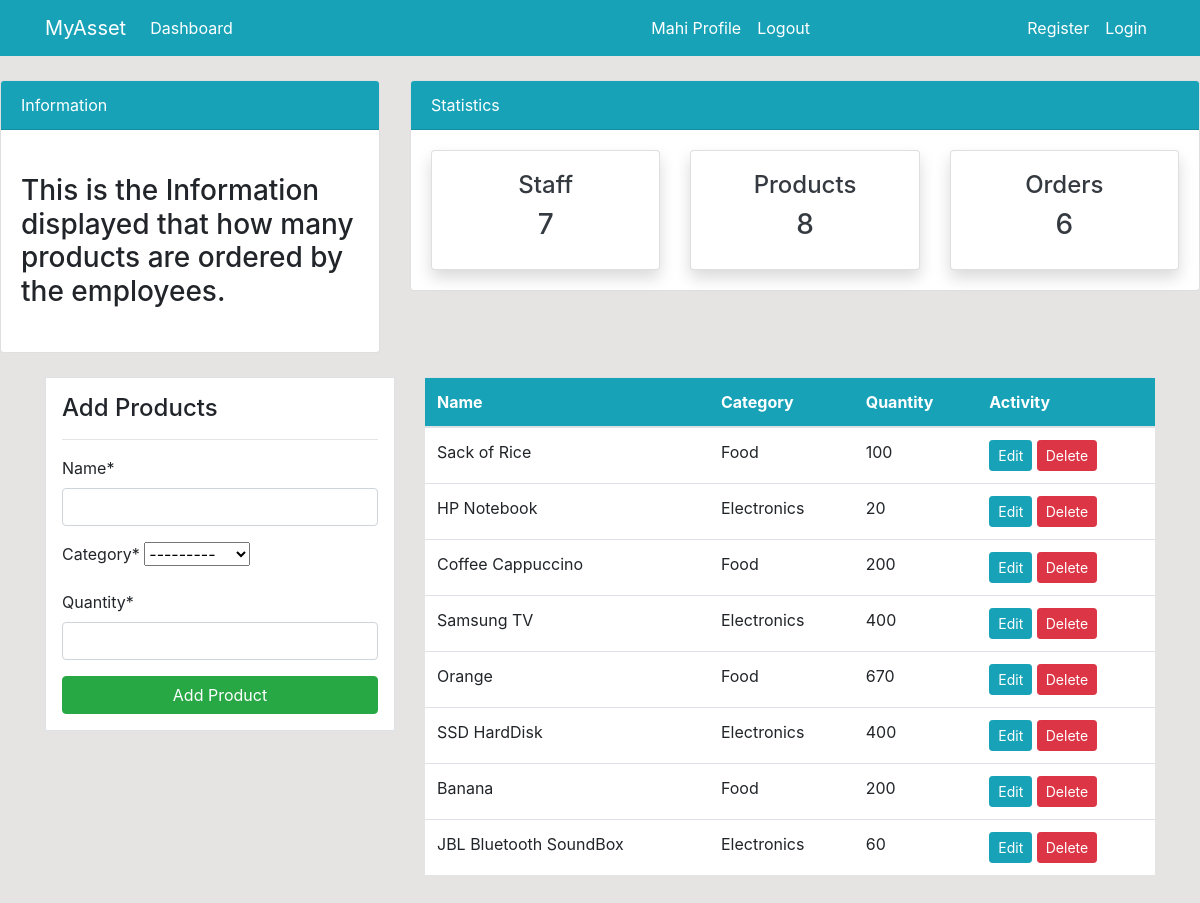
Page /product/ (signed in) on the committed database.
### dashboard/models.py (models this page shows, shortened)
class Product(models.Model):
    name= models.CharField(max_length=100, null=True)
    category = models.CharField(max_length=20, choices=CATEGORY, null=True)
    quantity = models.PositiveIntegerField(null=True)
    class Meta:
      verbose_name_plural = 'Product'

### dashboard/views.py (the view)
# urls.py: path('product/', views.product, name='dashboard-product'),
@login_required(login_url='user-login')
def product(request):
    items = Product.objects.all()
    product_count = items.count()
    workers_count = User.objects.all().count()
    orders_count = Order.objects.all().count()
    if request.method=='POST':
      form = ProductForm(request.POST)
      if form.is_valid():
        form.save()
        product_name = form.cleaned_data.get('name')
        messages.success(request, f'{product_name} has been added')
        return redirect('dashboard-product')
    else:
      form = ProductForm()
    context = {
        'items': items,
        'form':form,
        'workers_count': workers_count,
        'orders_count': orders_count,
        'product_count': product_count
    }
    return render(request, 'dashboard/product.html', context)

### dashboard/forms.py
class ProductForm(forms.ModelForm):
    class Meta:
      model = Product
      fields = ['name', 'category', 'quantity']

### templates/dashboard/product.html (shortened to what this page needs)
{% extends 'partials/base.html' %}
{% load crispy_forms_tags %}
{% block content %}
{% include 'partials/topnav.html' %}
    <div class="container">
        <div class="row my-4">
            <div class="col-md-4">
                <div class="border bg-white p-3">
                    <h4>Add Products</h4>
                    <hr>
                    <form action="" method="POST">
                        {{ form|crispy }}
                        <input class="btn btn-success btn-block" type="submit" value="Add Product">
                    </form>
                </div>
            </div>
            <div class="col-md-8">
                <table class="table bg-white">
                    <thead class="bg-info">
                        <tr class="text-white">
                            <th scope="col">Name</th>
                            <th scope="col">Category</th>
                            <th scope="col">Quantity</th>
                            <th scope="col">Activity</th>
                        </tr>
                    </thead>
                    <tbody>
                        {% for item in items %}
                        <tr>
                            <td>{{ item.name }}</td>
                            <td>{{ item.category }}</td>
                            <td>{{ item.quantity }}</td>
                            <td>
                                <a class="btn btn-info btn-sm" href="{% url 'dashboard-product-update' item.id %}">Edit</a>
                                <a class="btn btn-danger btn-sm" href="{% url 'dashboard-product-delete' item.id %}">Delete</a>
                            </td>
                        </tr>
                        {% endfor %}
                    </tbody>
                </table>
            </div>
        </div>
    </div>
{% endblock  %}

### templates/partials/nav.html (shortened to what this page needs)
<nav class="navbar navbar-expand-lg navbar-info bg-info">
    <div class="container">
        <a class="navbar-brand text-white" href="{% url 'dashboard-index' %}">MyAsset</a>
        <div class="collapse navbar-collapse" id="navbarSupportedContent">
            <ul class="navbar-nav mr-auto">
                <li class="nav-item active">
                    <a class="nav-link text-white" href="{% url 'dashboard-index' %}">Dashboard </a>
                </li>
            </ul>
            <ul class="navbar-nav ml-auto">
                <li class="nav-item active">
                    <a class="nav-link text-white" href="{% url 'user-profile' %}">{{ user.username }} Profile
                        <span class="sr-only">(current)</span></a>
                </li>
                <li class="nav-item">
                    <a class="nav-link text-white" href="{% url 'user-logout' %}">Logout</a>
                </li>
            </ul>
            <ul class="navbar-nav ml-auto">
                <li class="nav-item active">
                    <a class="nav-link text-white" href="{% url 'user-register' %}">Register </a>
                </li>
                <li class="nav-item">
                    <a class="nav-link text-white" href="{% url 'user-login' %}">Login</a>
                </li>
            </ul>
        </div>
    </div>
</nav>

### static/style.css (style rules this page uses)
body { background: rgb(230, 227, 227); }

### rows in the picture
Product: name "Sack of Rice", category "Food", quantity "100"
Product: name "HP Notebook", category "Electronics", quantity "20"
Product: name "Coffee Cappuccino", category "Food", quantity "200"
Product: name "Samsung TV", category "Electronics", quantity "400"
Product: name "Orange", category "Food", quantity "670"
Product: name "SSD HardDisk", category "Electronics", quantity "400"
Product: name "Banana", category "Food", quantity "200"
Product: name "JBL Bluetooth SoundBox", category "Electronics", quantity "60"

### other values in the picture
{{ user.username }} "Mahi"
{{ workers_count }} "7"
{{ product_count }} "8"
{{ orders_count }} "6"
